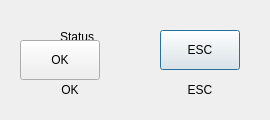
<ui version="4.0" >
 <class>MsgboxDlg</class>
 <widget class="QDialog" name="MsgboxDlg" >
  <property name="windowModality" >
   <enum>Qt::NonModal</enum>
  </property>
  <property name="geometry" >
   <rect>
    <x>0</x>
    <y>0</y>
    <width>270</width>
    <height>120</height>
   </rect>
  </property>
  <property name="font" >
   <font>
    <family>Tahoma</family>
   </font>
  </property>
  <property name="windowTitle" >
   <string>Title</string>
  </property>
  <widget class="QLabel" name="lblBackground" >
   <property name="geometry" >
    <rect>
     <x>0</x>
     <y>0</y>
     <width>270</width>
     <height>120</height>
    </rect>
   </property>
   <property name="text" >
    <string/>
   </property>
   <property name="pixmap" >
    <pixmap resource="../sb3000.qrc" >:/images/res/bg-inputbox.png</pixmap>
   </property>
   <property name="scaledContents" >
    <bool>true</bool>
   </property>
  </widget>
  <widget class="QLabel" name="lblIcon" >
   <property name="geometry" >
    <rect>
     <x>10</x>
     <y>20</y>
     <width>40</width>
     <height>40</height>
    </rect>
   </property>
   <property name="text" >
    <string/>
   </property>
   <property name="pixmap" >
    <pixmap resource="../sb3000.qrc" >:/images/res/icon-ok.png</pixmap>
   </property>
  </widget>
  <widget class="QLabel" name="lblStatus" >
   <property name="geometry" >
    <rect>
     <x>60</x>
     <y>30</y>
     <width>200</width>
     <height>41</height>
    </rect>
   </property>
   <property name="text" >
    <string>Status</string>
   </property>
   <property name="textFormat" >
    <enum>Qt::LogText</enum>
   </property>
   <property name="alignment" >
    <set>Qt::AlignLeading|Qt::AlignLeft|Qt::AlignTop</set>
   </property>
  </widget>
  <widget class="QPushButton" name="btnESC" >
   <property name="geometry" >
    <rect>
     <x>160</x>
     <y>30</y>
     <width>80</width>
     <height>40</height>
    </rect>
   </property>
   <property name="text" >
    <string>ESC</string>
   </property>
  </widget>
  <widget class="QPushButton" name="btnOK" >
   <property name="geometry" >
    <rect>
     <x>20</x>
     <y>40</y>
     <width>80</width>
     <height>40</height>
    </rect>
   </property>
   <property name="text" >
    <string>OK</string>
   </property>
  </widget>
  <widget class="QLabel" name="lblOK" >
   <property name="geometry" >
    <rect>
     <x>30</x>
     <y>70</y>
     <width>80</width>
     <height>40</height>
    </rect>
   </property>
   <property name="text" >
    <string/>
   </property>
   <property name="pixmap" >
    <pixmap resource="../sb3000.qrc" >:/images/res/bg-button.png</pixmap>
   </property>
  </widget>
  <widget class="QLabel" name="lblESC" >
   <property name="geometry" >
    <rect>
     <x>160</x>
     <y>70</y>
     <width>80</width>
     <height>40</height>
    </rect>
   </property>
   <property name="text" >
    <string/>
   </property>
   <property name="pixmap" >
    <pixmap resource="../sb3000.qrc" >:/images/res/bg-button1.png</pixmap>
   </property>
  </widget>
  <widget class="QLabel" name="lblOKTitle" >
   <property name="geometry" >
    <rect>
     <x>45</x>
     <y>76</y>
     <width>50</width>
     <height>28</height>
    </rect>
   </property>
   <property name="text" >
    <string>OK</string>
   </property>
   <property name="alignment" >
    <set>Qt::AlignCenter</set>
   </property>
  </widget>
  <widget class="QLabel" name="lblESCTitle" >
   <property name="geometry" >
    <rect>
     <x>175</x>
     <y>76</y>
     <width>50</width>
     <height>28</height>
    </rect>
   </property>
   <property name="text" >
    <string>ESC</string>
   </property>
   <property name="alignment" >
    <set>Qt::AlignCenter</set>
   </property>
  </widget>
 </widget>
 <tabstops>
  <tabstop>btnOK</tabstop>
  <tabstop>btnESC</tabstop>
 </tabstops>
 <resources>
  <include location="../sb3000.qrc" />
 </resources>
 <connections/>
</ui>
